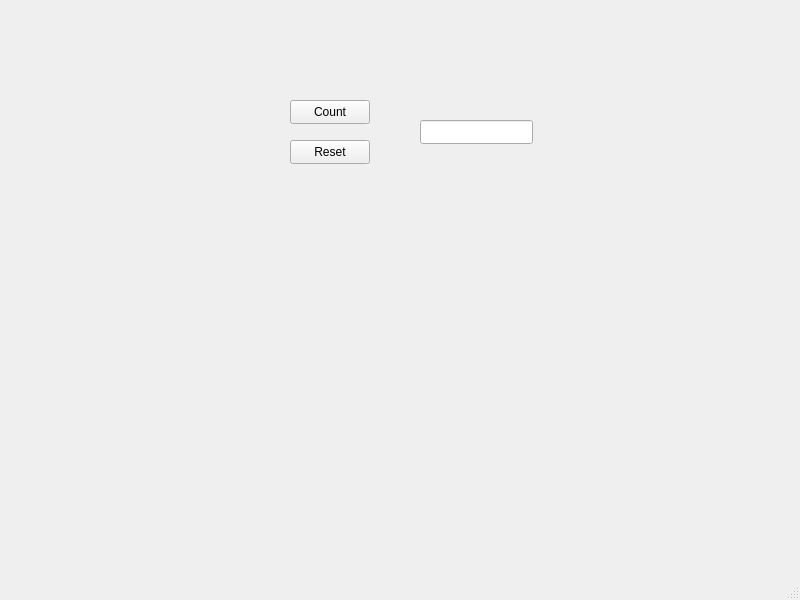
<?xml version="1.0" encoding="UTF-8"?>
<ui version="4.0">
 <class>MainWindow</class>
 <widget class="QMainWindow" name="MainWindow">
  <property name="geometry">
   <rect>
    <x>0</x>
    <y>0</y>
    <width>800</width>
    <height>600</height>
   </rect>
  </property>
  <property name="windowTitle">
   <string>MainWindow</string>
  </property>
  <widget class="QWidget" name="centralwidget">
   <widget class="QPushButton" name="btnCount">
    <property name="geometry">
     <rect>
      <x>290</x>
      <y>100</y>
      <width>80</width>
      <height>24</height>
     </rect>
    </property>
    <property name="text">
     <string>Count</string>
    </property>
   </widget>
   <widget class="QPushButton" name="btnReset">
    <property name="geometry">
     <rect>
      <x>290</x>
      <y>140</y>
      <width>80</width>
      <height>24</height>
     </rect>
    </property>
    <property name="text">
     <string>Reset</string>
    </property>
   </widget>
   <widget class="QLineEdit" name="lineEdit">
    <property name="geometry">
     <rect>
      <x>420</x>
      <y>120</y>
      <width>113</width>
      <height>24</height>
     </rect>
    </property>
   </widget>
  </widget>
  <widget class="QMenuBar" name="menubar">
   <property name="geometry">
    <rect>
     <x>0</x>
     <y>0</y>
     <width>800</width>
     <height>21</height>
    </rect>
   </property>
  </widget>
  <widget class="QStatusBar" name="statusbar"/>
 </widget>
 <resources/>
 <connections/>
</ui>
